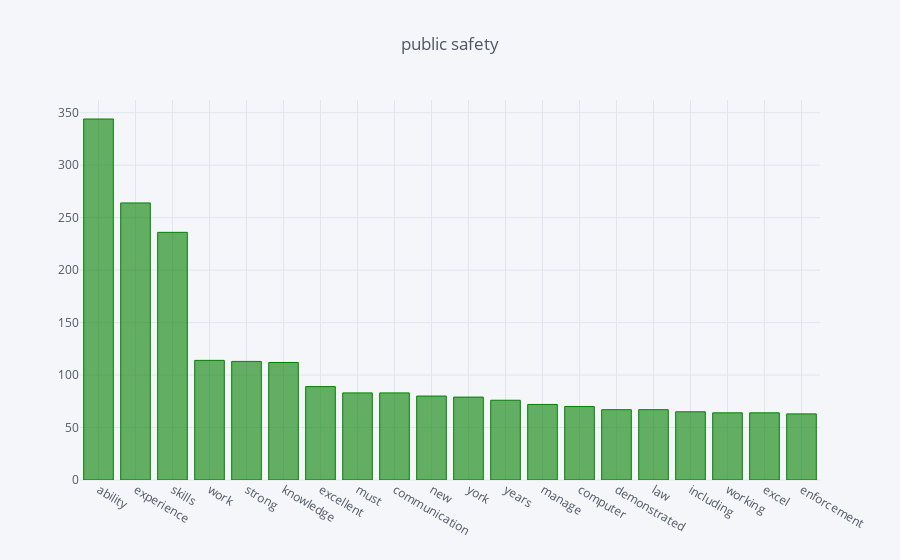

Here is the notebook cell this chart was saved with:
### Code cell
preferred_skills(popular_categories.index[2]).iplot(title='public safety', kind='bar', color='green')

### Figure 1 — Plotly figure (JSON) as saved in the notebook; plotly's stock layout.template omitted (floating-point values rounded to 4 significant figures)
{"data": [{"marker": {"color": "rgba(0, 128, 0, 0.6)", "line": {"color": "rgba(0, 128, 0, 1.0)", "width": 1}}, "name": "None", "orientation": "v", "text": "", "type": "bar", "uid": "7e1eeb08-6916-4649-a873-4338c054e730", "x": ["ability", "experience", "skills", "work", "strong", "knowledge", "excellent", "must", "communication", "new", "york", "years", "manage", "computer", "demonstrated", "law", "including", "working", "excel", "enforcement"], "y": [344, 264, 236, 114, 113, 112, 89, 83, 83, 80, 79, 76, 72, 70, 67, 67, 65, 64, 64, 63]}], "layout": {"legend": {"bgcolor": "#F5F6F9", "font": {"color": "#4D5663"}}, "paper_bgcolor": "#F5F6F9", "plot_bgcolor": "#F5F6F9", "title": {"font": {"color": "#4D5663"}, "text": "public safety"}, "xaxis": {"gridcolor": "#E1E5ED", "showgrid": true, "tickfont": {"color": "#4D5663"}, "title": {"font": {"color": "#4D5663"}, "text": ""}, "zerolinecolor": "#E1E5ED"}, "yaxis": {"gridcolor": "#E1E5ED", "showgrid": true, "tickfont": {"color": "#4D5663"}, "title": {"font": {"color": "#4D5663"}, "text": ""}, "zerolinecolor": "#E1E5ED"}}}
